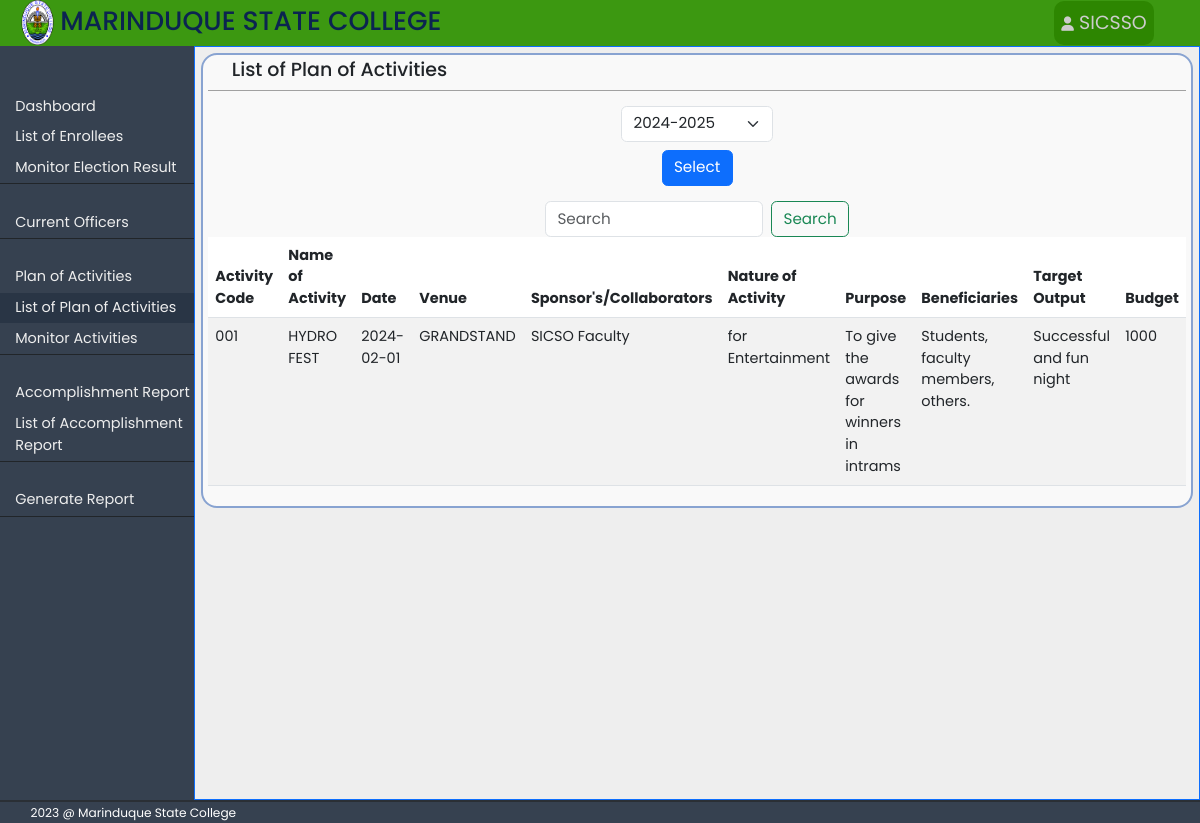
Page /student-org/student-org-list-of-plan-of-activities.php?activeStudentOrg=SICSSO&schoolYear=2024-2025 (signed in) on the committed database.
### tables this page shows
CREATE TABLE `plan_of_activities` (
  `id` int(11) NOT NULL,
  `activity_code` varchar(100) NOT NULL,
  `name_of_activity` varchar(50) NOT NULL,
  `date` varchar(50) NOT NULL,
  `venue` varchar(50) NOT NULL,
  `sponsors` varchar(50) NOT NULL,
  `nature_of_activity` varchar(50) NOT NULL,
  `purpose` varchar(50) NOT NULL,
  `beneficiaries` varchar(50) NOT NULL,
  `target_output` varchar(50) NOT NULL,
  `budget` varchar(10) NOT NULL,
  `name_of_org` varchar(50) NOT NULL,
  `can_monitor` varchar(100) DEFAULT NULL,
  `date_submitted` varchar(50) DEFAULT NULL,
  `school_year` varchar(50) DEFAULT NULL,
  `remark` varchar(100) NOT NULL DEFAULT '',
  `status` varchar(50) NOT NULL DEFAULT 'draft',
  `evaluated` varchar(100) NOT NULL
);

### classes/database.php (called while the page is built, shortened)
<?php
class database
{
  private $servername = 'localhost';
  private $username = 'root';
  private $password = '';
  private $dbname = 'etrack';
  public $mysqli = '';
  public function __construct()
  {
    $this->mysqli = new mysqli($this->servername, $this->username, $this->password, $this->dbname);
  }
  public function select($table, $rows = '*', $where = array(), $operator = 'AND')
  {
    $args = array();
    foreach ($where as $key => $value) {
      if (is_int($value)) {
        $args[] = "$key = $value";
      } else {
        $args[] = "$key = '$value'";
      }
    }
    $sql = "SELECT $rows FROM $table WHERE " . implode(" $operator ", $args);
    return $this->mysqli->query($sql);
  }
  public function selectDistinct($table, $rows = '*', $where = array(), $operator = 'AND', $order = "")
  {
    $args = array();
    foreach ($where as $key => $value) {
      if (is_int($value)) {
        $args[] = "$key = $value";
      } else {
        $args[] = "$key = '$value'";
      }
    }
    $sql = "SELECT DISTINCT $rows FROM $table WHERE " . implode(" $operator ", $args);
    return $this->mysqli->query($sql);
  }
}

### student-org/student-org-list-of-plan-of-activities.php (the view, shortened to what this page needs)
<?php
include '../classes/database.php';
include '../classes/user.php';
$student_org = new database();
$school_year2 = User::returnValueGet('schoolYear');
?>
<!DOCTYPE html>
<html lang="en">
<head>
  <link rel="stylesheet" href="../css/bootstrap/bootstrap.css?<?php echo time(); ?>">
  <link rel="stylesheet" href="../css/admin.css?<?php echo time(); ?>">
</head>
<body>
  <div class="body">
    <div class="header bg-green-1">
      <div class="d-flex align-items-center"><img class="header-logo" src="../images/msc_logo.png" alt="msc logo">
        <h3 class=" header-texts">MARINDUQUE STATE COLLEGE</h3>
      </div>
      <div class="dropdown">
        <button class="dropbtn"><i class="fa-solid fa-user"></i> <?php User::printSession('name_of_org'); ?></button>
      </div>
    </div>
    <div class="page-content">
      <?php
        require 'student-org-navigations.php';
       ?>
      <div class="content border border-primary">
        <div class="content-container">
          <div class="content-header">
            <h5>List of Plan of Activities</h5>
          </div>
          <form method="post" class="mx-auto text-center" style="max-width: 10rem;">
            <select class="form-select" name="school-year">
              <?php
                $school_year = $student_org->selectDistinct('plan_of_activities', 'school_year', ['name_of_org'=>User::returnValueSession('name_of_org')]);
                while ($row = mysqli_fetch_assoc($school_year)) {
              ?>
              <option value="<?php echo $row['school_year'] ?>" <?php if($school_year2 == $row['school_year']) {echo 'selected';} ?>><?php echo $row['school_year'] ?></option>
              <?php } ?>
            </select>
            <input class="btn btn-primary mt-2" type="submit" name="submit" value="Select">
          </form>
          <form method="post" class="d-flex mx-auto mt-3" role="search" style="max-width: 20rem;">
            <input class="form-control me-2" type="search" placeholder="Search" aria-label="Search" name="search">
            <button class="btn btn-outline-success" name="search_submit" type="submit">Search</button>
          </form>
          <div class="table-responsive">
            <table class="table table-striped table-hover">
              <thead>
                <tr>
                  <th>Activity Code</th>
                  <th>Name of Activity</th>
                  <th>Date</th>
                  <th>Venue</th>
                  <th>Sponsor's/Collaborators</th>
                  <th>Nature of Activity</th>
                  <th>Purpose</th>
                  <th>Beneficiaries</th>
                  <th>Target Output</th>
                  <th>Budget</th>
                </tr>
              </thead>
              <tbody>
                <?php
                  $school_year2 = User::returnValueGet('schoolYear');
                  if(!isset($_GET['search'])) {
                    $plan_of_activity = $student_org->select('plan_of_activities', '*', ['name_of_org'=>User::returnValueSession('name_of_org'), 'status'=>'ongoing', 'status'=>'accomplished', 'status'=>'accomplished', 'school_year'=>$school_year2]);
                  } else if (isset($_GET['search'])) {
                    if($_GET['search'] == "") {
                      $plan_of_activity = $student_org->select('plan_of_activities', '*', ['name_of_org'=>User::returnValueSession('name_of_org'), 'status'=>'ongoing', 'status'=>'accomplished', 'status'=>'accomplished', 'school_year'=>$school_year2]);
                    }
                  }
                  while ($row = mysqli_fetch_assoc($plan_of_activity)) {
                ?>
                <tr>
                  <td><?php echo $row['activity_code']; ?></td>
                  <td><?php echo $row['name_of_activity']; ?></td>
                  <td><?php echo $row['date']; ?></td>
                  <td><?php echo $row['venue']; ?></td>
                  <td><?php echo $row['sponsors']; ?></td>
                  <td><?php echo $row['nature_of_activity']; ?></td>
                  <td><?php echo $row['purpose']; ?></td>
                  <td><?php echo $row['beneficiaries']; ?></td>
                  <td><?php echo $row['target_output']; ?></td>
                  <td><?php echo $row['budget']; ?></td>
                </tr>
                <?php } ?>
              </tbody>
            </table>
          </div>
        </div>
      </div>
    </div>
  </div>
  <?php
    require 'student-org-footer.php';
  ?>
</body>
</html>

### css/admin.css (style rules this page uses)
* { box-sizing: border-box; font-family: Poppins, sans-serif; padding: 0; margin: 0; word-wrap: break-word; font-size: .95rem; }
.bg-green-1 { background-color: #3C9811; }
.body { max-width: 1440px; margin: auto; }
.header { height: 3rem; max-width: 1440px; padding: 0 3rem 0 1rem; display: flex; justify-content: space-between; align-items: center; }
.header-logo { height: 45px; }
.header-texts { margin-top: .3rem; color: #0b2450; }
.page-content { display: flex; }
.content { width: 90%; padding: .4rem; background-color: #EEEEEE; }
.content-container { background: #f9f9f9; border: 2px solid rgba(25, 78, 170, 0.5); border-radius: 16px; padding: 0.3rem; overflow: hidden; }
.content-header { padding: 0 2vw; border-bottom: 1px solid #a1a1a1; margin-bottom: 1rem; }
.dropbtn { background-color:#2d8601 ; color: rgb(31, 31, 31); padding: .5rem; font-size: 1.25rem; border: none; cursor: pointer; border-radius: 10px; }
button.dropbtn { color: rgb(204, 204, 204); }
.dropdown { position: relative; display: inline-block; }
table { word-wrap: break-word; }

### rows in the picture
plan_of_activities: activity_code "001", name_of_activity "HYDRO FEST", date "2024-02-01", venue "GRANDSTAND", sponsors "SICSO Faculty", nature_of_activity "for Entertainment", purpose "To give the awards for winners in intrams", beneficiaries "Students, faculty members, others.", target_output "Successful and fun night", budget "1000"

### other values in the picture
$_SESSION["$name_of_session"] "SICSSO"
form field school-year "2024-2025"
